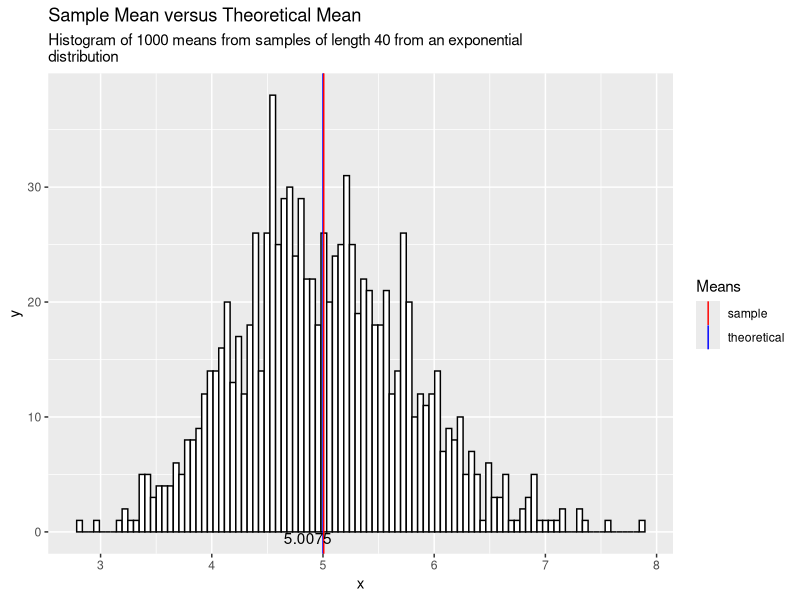
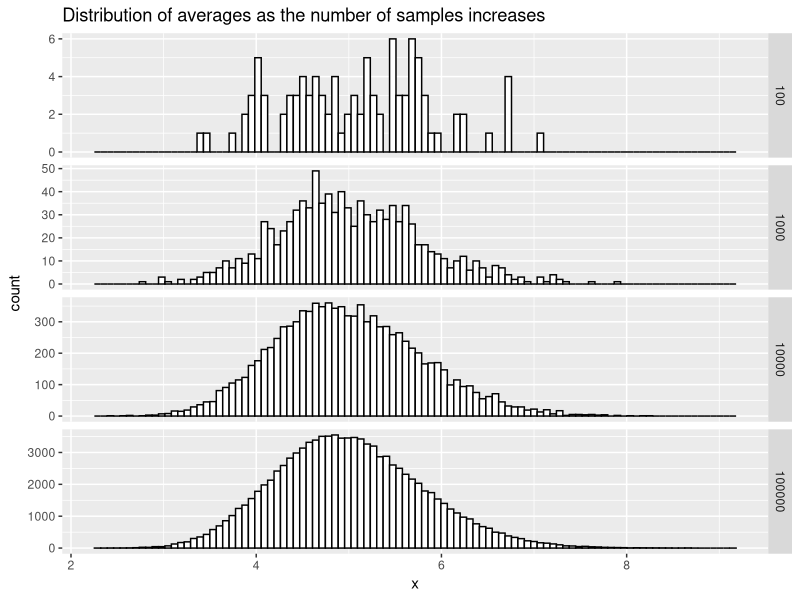

Reproduce these figures in R, in order.
## ---- chunk 1
# load required libraries
library(ggplot2)
library(stringr)
library(tidyverse)
library(knitr)
## ---- chunk 2
lambda = 0.2
tmean = tsd = 1/lambda # theoretical mean
nexp = 40 # number of random samples from the exponential distribution
B = 1000 # B is the number of samples
tvar = ((1/lambda) / sqrt(nexp))^2 # theoretical varinace
# generate 40 * 1000 random numbers from the exponential distribution with
# lambda = 0.2, then reshape using matrix to (1000,40) matrix. Each row
# is a sample with 40 entries.
runs = matrix(rexp(B*nexp, lambda), B, nexp)
# apply the function mean to each row, this generates 1000 means
runmeans = apply(runs,1,mean)
## ---- chunk 3
# use ggplot to plot the histogram of the distribution of means contained
# in the variable runmeans. Then plot a vertical line on the theoretical
# mean.
vlines = rbind(
    data.frame(Ref='theoretical', vals=c(tmean)),
    data.frame(Ref='sample', vals=c(mean(runmeans))))
ggplot(data.frame(x=runmeans), aes(x)) +
    geom_histogram(aes(x), color = "black", fill = "white", bins=100) +
    geom_vline(data = vlines, aes(xintercept = vals, color=Ref)) +
    labs(title = "Sample Mean versus Theoretical Mean",
         subtitle = "Histogram of 1000 means from samples of length 40 from an exponential
distribution") +
    scale_color_manual(name = "Means", values = c(theoretical = "blue", 
                                                  sample = "red")) +
    geom_text(data = vlines, 
              mapping = aes(x = vals, y = 0,
                            label = c(5,round(mean(runmeans),digits=3)),
                            vjust = c('top',"top"),
                            hjust = c('left','right')))
# print the theoretical and the sample means using a dataframe for pretty printing
data.frame(theoretical_mean = tmean, sample_mean = mean(runmeans)) %>% kable
## ---- chunk 4
# print the variance for the theoretical and distribution of averages
data.frame(theoretical_variance = tvar, 
           simulation_variance = var(runmeans)) %>% kable
## ---- chunk 5
# the following function samples the exponential distribution B*n times and
# reshapes the samples into a matrix of B,n shape. Then applies the mean function
# to every row.
exp_averages = function(B,n) { apply(matrix(rexp(B*n,lambda),B,n),1,mean) }
# create a dataframe with different number of averages, distringuish them with the
# type column in order to create multiple histograms.
sampleruns = rbind(
    data.frame(x=exp_averages(100,40),type='100'),
    data.frame(x=exp_averages(1000,40),type='1000'),
    data.frame(x=exp_averages(10000,40),type='10000'),
    data.frame(x=exp_averages(100000,40),type='100000')
)
# plot different histograms for each of the type categories
ggplot(data=sampleruns,aes(x)) +
    geom_histogram(aes(x), color='black',fill='white',bins=100) +
    facet_grid(type ~ ., scales = "free_y") +
    labs(title="Distribution of averages as the number of samples increases")
## ---- chunk 6
runmeans = exp_averages(5000,40)
standard_runmeans = sqrt(length(runmeans)) * ((runmeans - tmean) / tsd)
## ---- chunk 7
shapiro.test(runmeans)
shapiro.test(standard_runmeans)
## ---- chunk 8
data.frame(s10 = exp_averages(5000,10),
           s100 = exp_averages(5000,100), 
           s1000 = exp_averages(5000,1000)) %>% 
    apply(2,function(x) shapiro.test(x)$p.value) %>% kable
